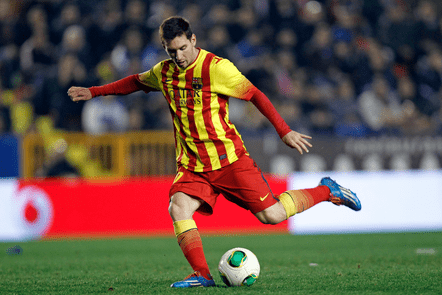
#> input picture messi.png, 442 x 295 px
$ python arithop.py
#> lines starting #> are read from the running program, lines starting #| are printed output that depends on the picture; after the words box and inside, x2 and y2 are one past the last pixel; in counts of white or black regions, pixels touching at a corner belong together
#import numpy as np
import cv2

img = cv2.imread('messi.png')
#> img is the input picture: shape (295, 442, 3); mean B, G, R 75.7, 87.7, 105.3

# [5 lines of commented-out code are left out]


"""def click_event(event, x, y, flags, para):
    if event == cv2.EVENT_LBUTTONDOWN:
        print(x,',', y)
        font = cv2.FONT_HERSHEY_SIMPLEX
        text = 'x: ' + str(x) + ' y: ' + str(y)
        cv2.putText(img, text, (x,y) , font, 0.5, (0,0,255), 1)
        cv2.imshow('img', img)"""

ball = img[200:300, 300: 400]
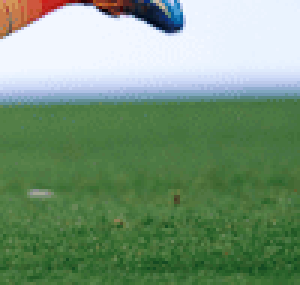
#> ball: shape (95, 100, 3) (shown 3 times larger); mean B, G, R 119.6, 149.5, 118.5
#> (the run stopped early here; a loop or call above may not have finished)

$ run again, with F1.png copied over messi.png
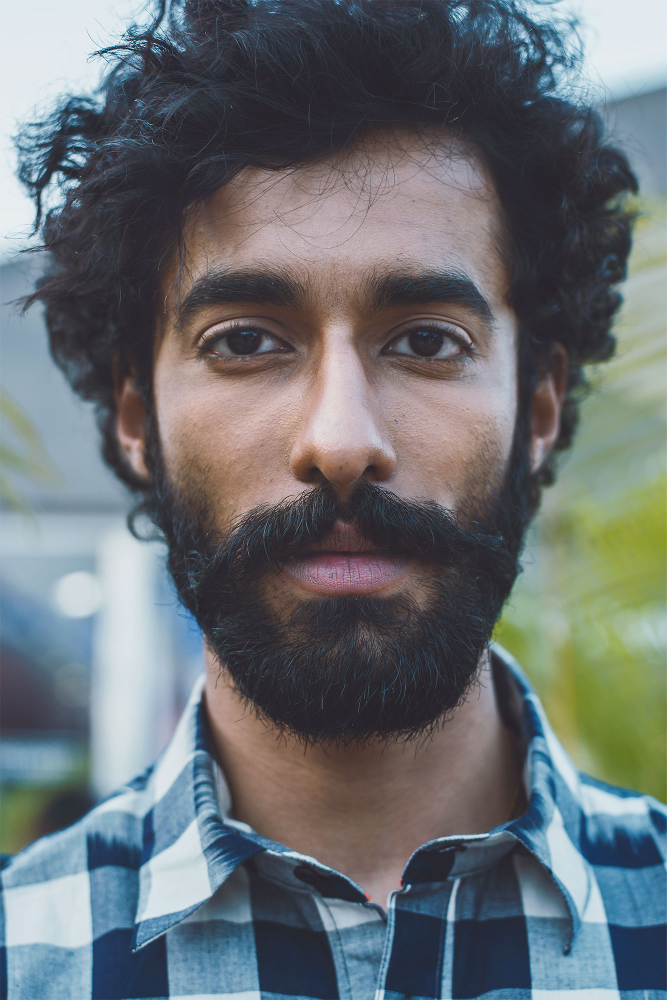
#> input picture F1.png, 1333 x 2000 px (shown at 1/2 size)
#> img is the input picture: shape (2000, 1333, 3); mean B, G, R 115.3, 111.9, 106
#> `ball = img[200:300, 300: 400]`:
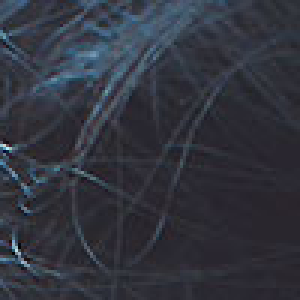
#> ball: shape (100, 100, 3) (shown 3 times larger); mean B, G, R 62.5, 52.7, 49.8
#> `img[500:600, 600: 700] = ball`:
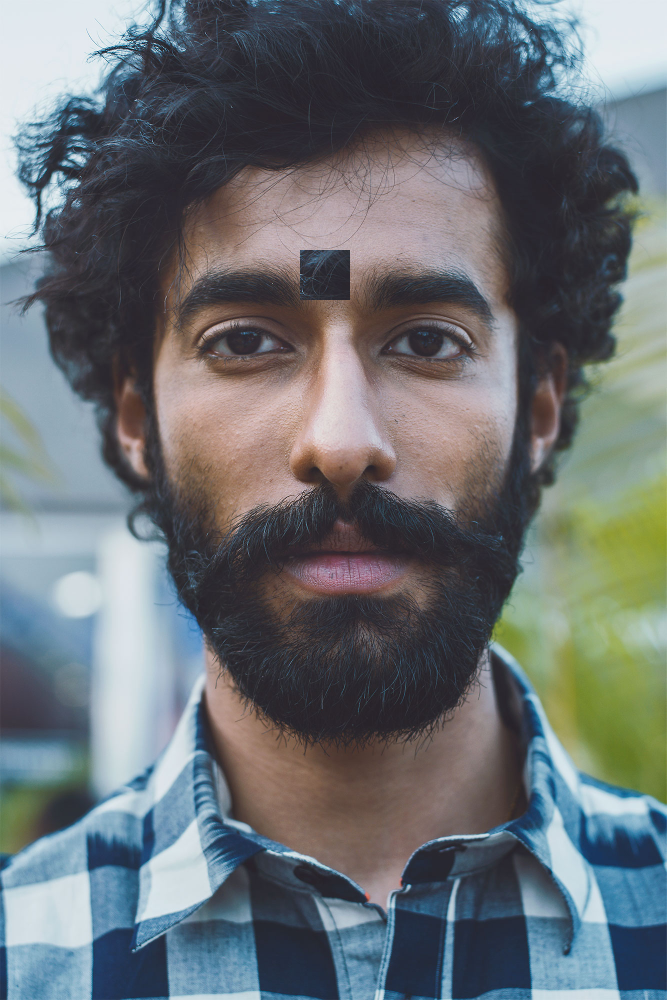
#> img: shape (2000, 1333, 3) (shown at 1/2 size); 0.38% of pixels changed, all inside (x1, y1, x2, y2) = (600, 500, 700, 600)

$ run again, with F2.png copied over messi.png
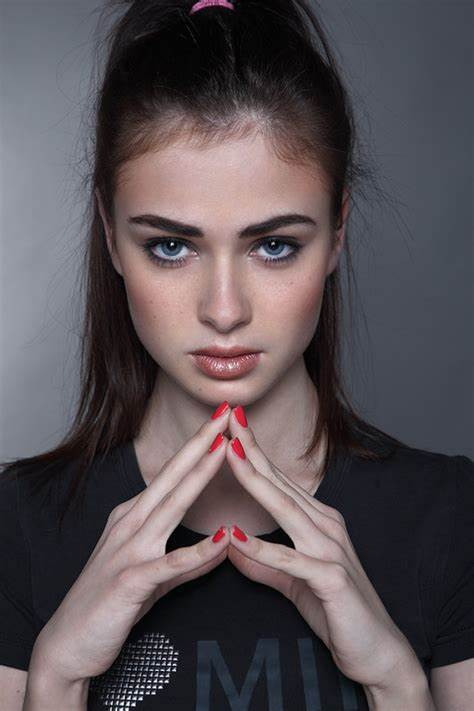
#> input picture F2.png, 474 x 711 px
#> img is the input picture: shape (711, 474, 3); mean B, G, R 85.5, 81.2, 89.4
#> `ball = img[200:300, 300: 400]`:
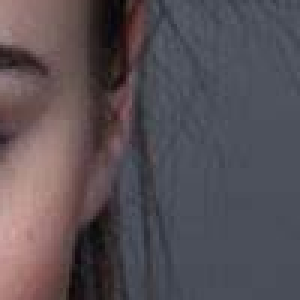
#> ball: shape (100, 100, 3) (shown 3 times larger); mean B, G, R 85.3, 79.8, 87.6

$ run again, with F3.png copied over messi.png
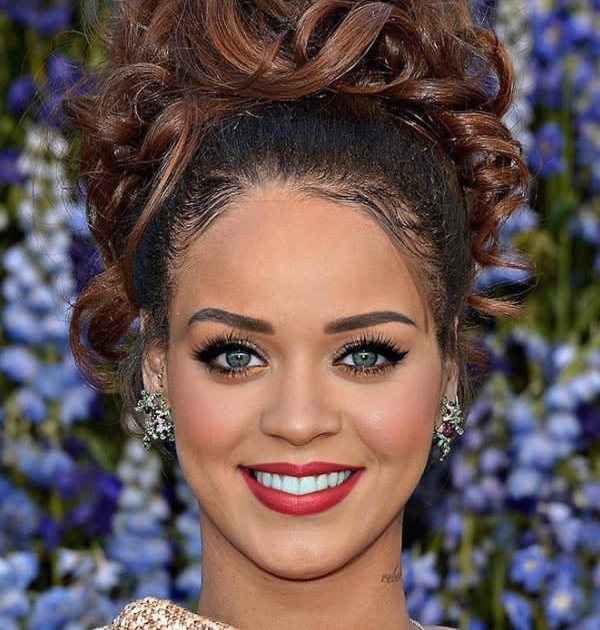
#> input picture F3.png, 600 x 630 px
#> img is the input picture: shape (630, 600, 3); mean B, G, R 82.5, 85, 103.6
#> `ball = img[200:300, 300: 400]`:
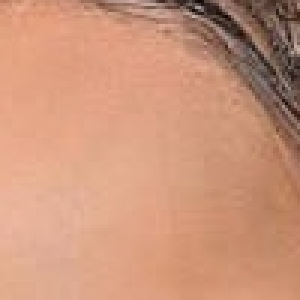
#> ball: shape (100, 100, 3) (shown 3 times larger); mean B, G, R 122.4, 149.5, 204.2
